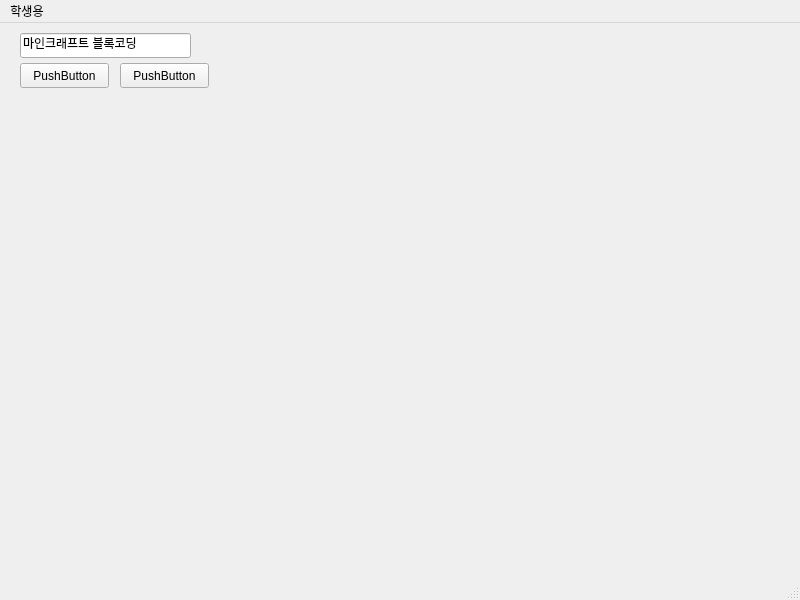
<?xml version="1.0" encoding="UTF-8"?>
<ui version="4.0">
 <class>MainWindow</class>
 <widget class="QMainWindow" name="MainWindow">
  <property name="geometry">
   <rect>
    <x>0</x>
    <y>0</y>
    <width>800</width>
    <height>600</height>
   </rect>
  </property>
  <property name="windowTitle">
   <string>MainWindow</string>
  </property>
  <widget class="QWidget" name="centralwidget">
   <widget class="QPushButton" name="pushButton">
    <property name="geometry">
     <rect>
      <x>20</x>
      <y>40</y>
      <width>89</width>
      <height>25</height>
     </rect>
    </property>
    <property name="text">
     <string>PushButton</string>
    </property>
   </widget>
   <widget class="QPushButton" name="pushButton_2">
    <property name="geometry">
     <rect>
      <x>120</x>
      <y>40</y>
      <width>89</width>
      <height>25</height>
     </rect>
    </property>
    <property name="text">
     <string>PushButton</string>
    </property>
   </widget>
   <widget class="QWidget" name="verticalLayoutWidget">
    <property name="geometry">
     <rect>
      <x>20</x>
      <y>70</y>
      <width>751</width>
      <height>471</height>
     </rect>
    </property>
    <layout class="QVBoxLayout" name="verticalLayout"/>
   </widget>
   <widget class="QLineEdit" name="lineEdit">
    <property name="geometry">
     <rect>
      <x>20</x>
      <y>10</y>
      <width>171</width>
      <height>25</height>
     </rect>
    </property>
    <property name="text">
     <string>마인크래프트 블록코딩</string>
    </property>
   </widget>
  </widget>
  <widget class="QMenuBar" name="menubar">
   <property name="geometry">
    <rect>
     <x>0</x>
     <y>0</y>
     <width>800</width>
     <height>28</height>
    </rect>
   </property>
   <widget class="QMenu" name="menu">
    <property name="title">
     <string>학생용</string>
    </property>
   </widget>
   <addaction name="menu"/>
  </widget>
  <widget class="QStatusBar" name="statusbar"/>
 </widget>
 <resources/>
 <connections/>
</ui>
